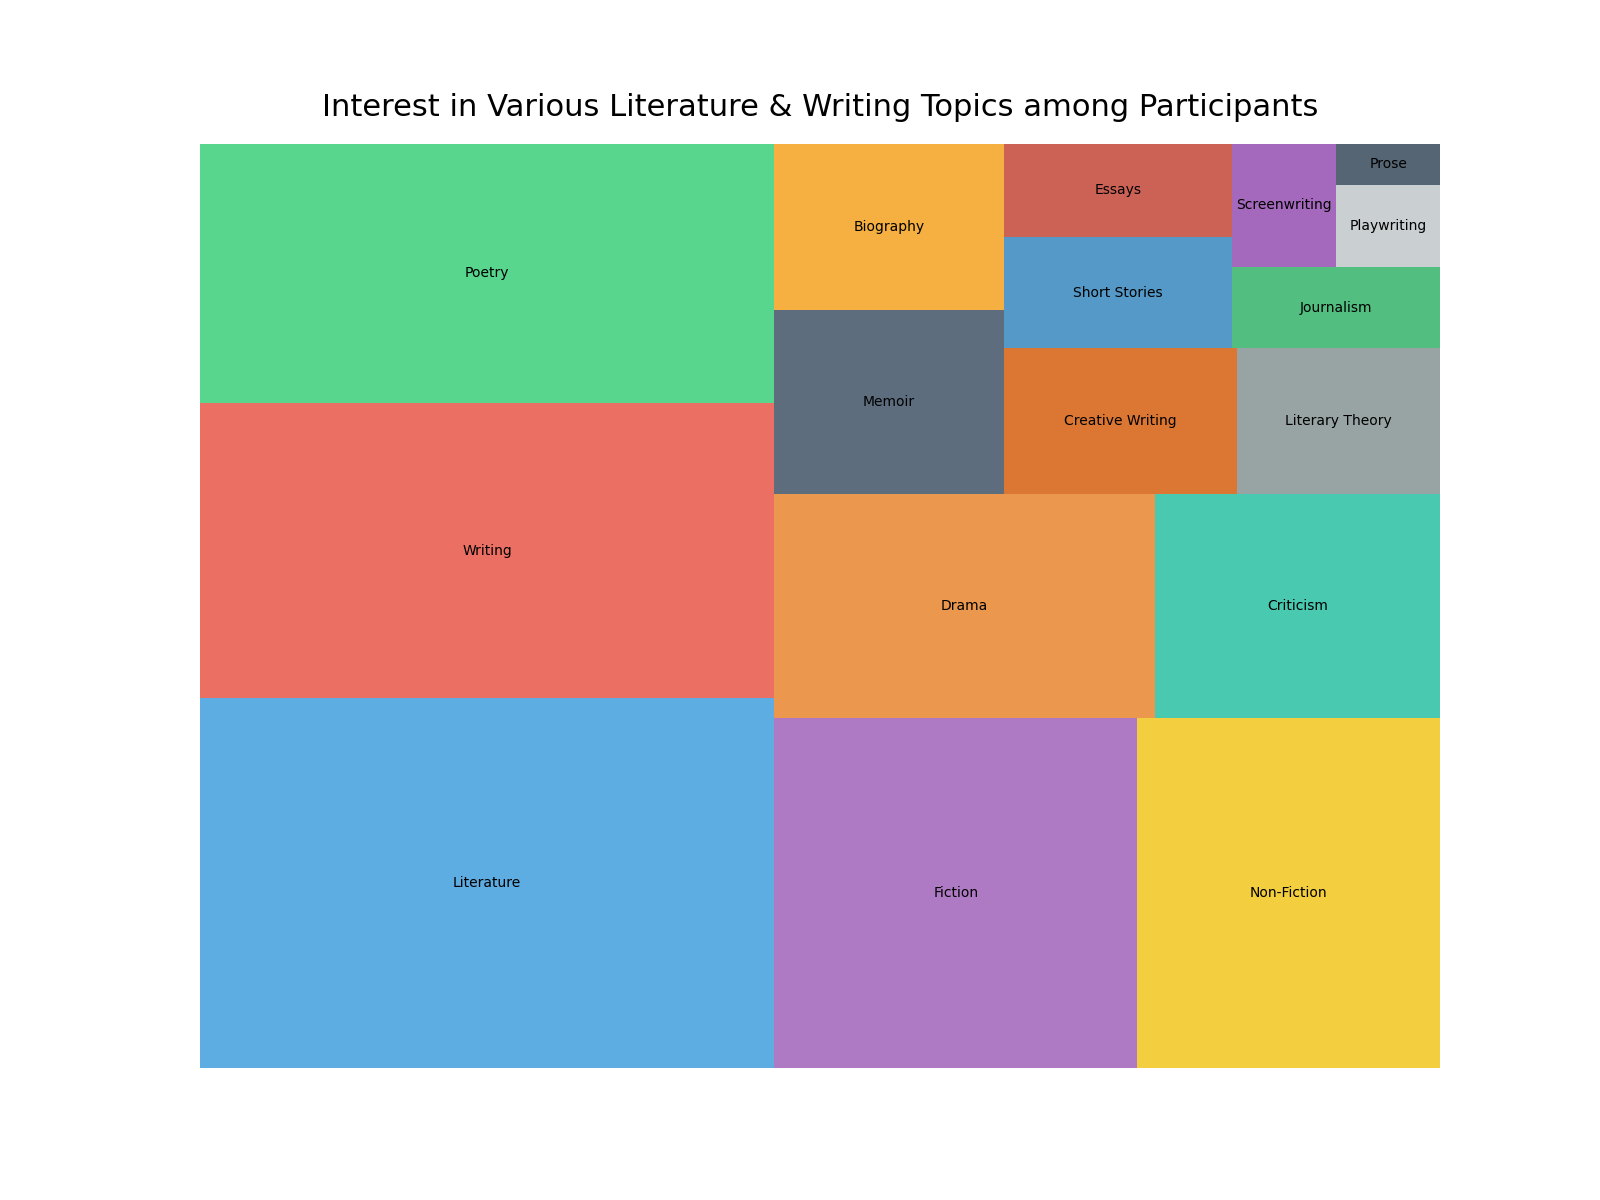

Write the Python code that produced this figure.

import matplotlib.pyplot as plt
import pandas as pd
import squarify

data = {
    'Topic': ['Literature', 'Writing', 'Poetry', 'Fiction', 'Non-Fiction', 'Drama', 'Criticism', 
              'Memoir', 'Biography', 'Creative Writing', 'Literary Theory', 'Short Stories', 
              'Essays', 'Journalism', 'Screenwriting', 'Playwriting', 'Prose'],
    'Participants': [500, 400, 350, 300, 250, 200, 150, 100, 90, 80, 70, 60, 50, 40, 30, 20, 10],
    'Percentage': [0.20, 0.16, 0.14, 0.12, 0.10, 0.08, 0.06, 0.04, 0.036, 0.032, 0.028, 0.024, 
                   0.020, 0.016, 0.012, 0.008, 0.004]
}

df = pd.DataFrame(data)

colors = ['#3498db', '#e74c3c', '#2ecc71', '#9b59b6', '#f1c40f', '#e67e22', '#1abc9c', 
          '#34495e', '#f39c12', '#d35400', '#7f8c8d', '#2980b9', '#c0392b', '#27ae60', 
          '#8e44ad', '#bdc3c7', '#2c3e50']

plt.figure(figsize=(16, 12))
squarify.plot(sizes=df['Percentage'], label=df['Topic'], color=colors, alpha=0.8)
plt.title('Interest in Various Literature & Writing Topics among Participants', fontsize=22, pad=20)
plt.axis('off')
plt.show()
